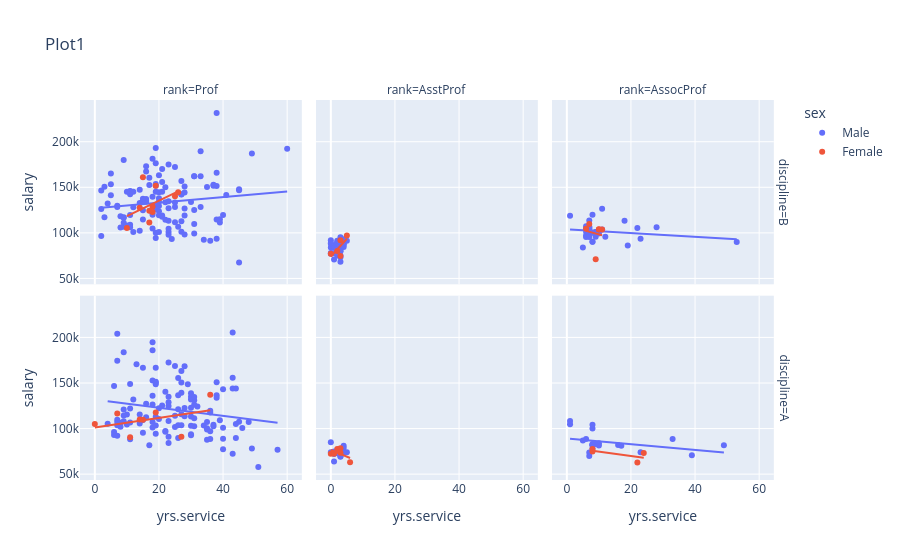

Notebook cell for this chart:
### Code cell
fig=px.scatter(
    data, x='yrs.service', y='salary', facet_col="rank", color='sex',trendline="ols", title='Plot1', facet_row='discipline')
fig.show()

### Figure 1 — Plotly figure (JSON) as saved in the notebook; plotly's stock layout.template omitted (floating-point values rounded to 4 significant figures)
{"data": [{"hovertemplate": "sex=Male<br>discipline=B<br>rank=Prof<br>yrs.service=%{x}<br>salary=%{y}<extra></extra>", "legendgroup": "Male", "marker": {"color": "#636efa", "symbol": "circle"}, "mode": "markers", "name": "Male", "orientation": "v", "showlegend": true, "type": "scatter", "x": [18, 16, 39, 41, 23, 45, 20, 18, 3, 20, 8, 4, 9, 21, 31, 2, 27, 38, 19, 15, 28, 28, 11, 9, 21, 31, 12, 31, 36, 2, 45, 19, 34, 23, 3, 19, 28, 16, 20, 14, 37, 25, 38, 20, 7, 14, 26, 25, 23, 5, 27, 28, 27, 12, 9, 21, 16, 19, 8, 16, 19, 18, 19, 24, 20, 25, 14, 11, 5, 22, 23, 30, 10, 19, 9, 22, 18, 33, 22, 40, 17, 17, 5, 2, 33, 18, 20, 39, 7, 19, 11, 11, 11, 21, 10, 20, 45, 16, 15, 23, 31, 15, 37, 23, 60, 9, 19, 38, 23, 12, 25, 15, 11, 38, 31, 35, 10, 27, 33, 28, 49, 38, 27, 20, 21], "xaxis": "x4", "y": [139750, 173200, 115000, 141500, 175000, 147765, 119250, 104800, 117150, 101000, 118223, 132261, 117256, 155750, 125196, 146500, 101299, 231545, 94384, 114778, 98193, 126621, 108875, 106639, 117704, 109785, 101000, 99418, 91412, 126320, 146856, 100131, 92391, 113398, 150480, 193000, 150743, 135585, 144640, 132825, 152708, 172272, 166024, 123683, 129676, 102235, 106689, 133217, 126933, 153303, 112696, 119015, 156938, 128148, 111168, 118971, 137167, 176500, 105890, 167284, 130664, 181257, 151575, 93164, 134185, 111751, 147349, 142467, 141136, 150000, 101000, 134000, 107500, 153750, 180000, 133700, 122100, 189409, 114500, 119700, 160400, 152500, 165000, 96545, 162200, 120000, 163200, 111350, 128400, 126200, 145350, 146000, 119500, 170000, 145200, 129600, 67559, 134550, 135027, 104428, 162221, 124714, 151650, 134778, 192253, 116518, 145098, 151445, 98053, 145000, 128464, 137317, 106231, 114596, 162150, 150376, 107986, 142023, 128250, 144309, 186960, 93519, 142500, 138000, 145028], "yaxis": "y4"}, {"hovertemplate": "<b>OLS trendline</b><br>salary = 307.693 * yrs.service + 126902<br>R<sup>2</sup>=0.016840<br><br>sex=Male<br>discipline=B<br>rank=Prof<br>yrs.service=%{x}<br>salary=%{y} <b>(trend)</b><extra></extra>", "legendgroup": "Male", "marker": {"color": "#636efa", "symbol": "circle"}, "mode": "lines", "name": "Male", "showlegend": false, "type": "scatter", "x": [2, 2, 2, 3, 3, 4, 5, 5, 5, 7, 7, 8, 8, 9, 9, 9, 9, 9, 10, 10, 10, 11, 11, 11, 11, 11, 11, 12, 12, 12, 14, 14, 14, 15, 15, 15, 15, 16, 16, 16, 16, 16, 17, 17, 18, 18, 18, 18, 18, 19, 19, 19, 19, 19, 19, 19, 19, 19, 20, 20, 20, 20, 20, 20, 20, 20, 21, 21, 21, 21, 21, 22, 22, 22, 23, 23, 23, 23, 23, 23, 23, 24, 25, 25, 25, 25, 26, 27, 27, 27, 27, 27, 28, 28, 28, 28, 28, 30, 31, 31, 31, 31, 31, 33, 33, 33, 34, 35, 36, 37, 37, 38, 38, 38, 38, 38, 39, 39, 40, 41, 45, 45, 45, 49, 60], "xaxis": "x4", "y": [127500.0, 127500.0, 127500.0, 127800.0, 127800.0, 128100.0, 128400.0, 128400.0, 128400.0, 129100.0, 129100.0, 129400.0, 129400.0, 129700.0, 129700.0, 129700.0, 129700.0, 129700.0, 130000.0, 130000.0, 130000.0, 130300.0, 130300.0, 130300.0, 130300.0, 130300.0, 130300.0, 130600.0, 130600.0, 130600.0, 131200.0, 131200.0, 131200.0, 131500.0, 131500.0, 131500.0, 131500.0, 131800.0, 131800.0, 131800.0, 131800.0, 131800.0, 132100.0, 132100.0, 132400.0, 132400.0, 132400.0, 132400.0, 132400.0, 132700.0, 132700.0, 132700.0, 132700.0, 132700.0, 132700.0, 132700.0, 132700.0, 132700.0, 133100.0, 133100.0, 133100.0, 133100.0, 133100.0, 133100.0, 133100.0, 133100.0, 133400.0, 133400.0, 133400.0, 133400.0, 133400.0, 133700.0, 133700.0, 133700.0, 134000.0, 134000.0, 134000.0, 134000.0, 134000.0, 134000.0, 134000.0, 134300.0, 134600.0, 134600.0, 134600.0, 134600.0, 134900.0, 135200.0, 135200.0, 135200.0, 135200.0, 135200.0, 135500.0, 135500.0, 135500.0, 135500.0, 135500.0, 136100.0, 136400.0, 136400.0, 136400.0, 136400.0, 136400.0, 137100.0, 137100.0, 137100.0, 137400.0, 137700.0, 138000.0, 138300.0, 138300.0, 138600.0, 138600.0, 138600.0, 138600.0, 138600.0, 138900.0, 138900.0, 139200.0, 139500.0, 140700.0, 140700.0, 140700.0, 142000.0, 145400.0], "yaxis": "y4"}, {"hovertemplate": "sex=Male<br>discipline=B<br>rank=AsstProf<br>yrs.service=%{x}<br>salary=%{y}<extra></extra>", "legendgroup": "Male", "marker": {"color": "#636efa", "symbol": "circle"}, "mode": "markers", "name": "Male", "orientation": "v", "showlegend": false, "type": "scatter", "x": [3, 2, 1, 0, 3, 0, 2, 2, 4, 1, 3, 2, 3, 3, 1, 2, 2, 2, 0, 3, 4, 3, 4, 0, 0, 2, 3, 0, 5, 4, 4, 4, 2, 3, 3, 4, 3, 1], "xaxis": "x5", "y": [79750, 79800, 77700, 78000, 82379, 77000, 79916, 80225, 86373, 70768, 75044, 75243, 68404, 73266, 86100, 84240, 88825, 88400, 84000, 89942, 92000, 95079, 92000, 92000, 88000, 89516, 89942, 88795, 91227, 92700, 92000, 92700, 91300, 91000, 84716, 84500, 80139, 83600], "yaxis": "y5"}, {"hovertemplate": "<b>OLS trendline</b><br>salary = 1362.2 * yrs.service + 81492.5<br>R<sup>2</sup>=0.076058<br><br>sex=Male<br>discipline=B<br>rank=AsstProf<br>yrs.service=%{x}<br>salary=%{y} <b>(trend)</b><extra></extra>", "legendgroup": "Male", "marker": {"color": "#636efa", "symbol": "circle"}, "mode": "lines", "name": "Male", "showlegend": false, "type": "scatter", "x": [0, 0, 0, 0, 0, 0, 1, 1, 1, 1, 2, 2, 2, 2, 2, 2, 2, 2, 2, 3, 3, 3, 3, 3, 3, 3, 3, 3, 3, 3, 4, 4, 4, 4, 4, 4, 4, 5], "xaxis": "x5", "y": [81490.0, 81490.0, 81490.0, 81490.0, 81490.0, 81490.0, 82850.0, 82850.0, 82850.0, 82850.0, 84220.0, 84220.0, 84220.0, 84220.0, 84220.0, 84220.0, 84220.0, 84220.0, 84220.0, 85580.0, 85580.0, 85580.0, 85580.0, 85580.0, 85580.0, 85580.0, 85580.0, 85580.0, 85580.0, 85580.0, 86940.0, 86940.0, 86940.0, 86940.0, 86940.0, 86940.0, 86940.0, 88300.0], "yaxis": "y5"}, {"hovertemplate": "sex=Male<br>discipline=B<br>rank=AssocProf<br>yrs.service=%{x}<br>salary=%{y}<extra></extra>", "legendgroup": "Male", "marker": {"color": "#636efa", "symbol": "circle"}, "mode": "markers", "name": "Male", "orientation": "v", "showlegend": false, "type": "scatter", "x": [6, 8, 9, 23, 11, 5, 8, 9, 8, 8, 7, 7, 7, 12, 18, 6, 7, 6, 6, 7, 9, 8, 28, 19, 53, 7, 1, 22, 6, 9, 11, 10], "xaxis": "x6", "y": [97000, 119800, 100938, 93418, 103760, 83900, 90215, 100135, 90304, 100522, 107008, 105128, 105631, 95611, 113341, 95408, 98510, 101210, 105000, 95436, 100944, 100000, 106300, 86250, 90000, 113600, 118700, 105350, 107150, 95642, 126431, 99247], "yaxis": "y6"}, {"hovertemplate": "<b>OLS trendline</b><br>salary = -205.798 * yrs.service + 103943<br>R<sup>2</sup>=0.042158<br><br>sex=Male<br>discipline=B<br>rank=AssocProf<br>yrs.service=%{x}<br>salary=%{y} <b>(trend)</b><extra></extra>", "legendgroup": "Male", "marker": {"color": "#636efa", "symbol": "circle"}, "mode": "lines", "name": "Male", "showlegend": false, "type": "scatter", "x": [1, 5, 6, 6, 6, 6, 6, 7, 7, 7, 7, 7, 7, 8, 8, 8, 8, 8, 9, 9, 9, 9, 10, 11, 11, 12, 18, 19, 22, 23, 28, 53], "xaxis": "x6", "y": [103700.0, 102900.0, 102700.0, 102700.0, 102700.0, 102700.0, 102700.0, 102500.0, 102500.0, 102500.0, 102500.0, 102500.0, 102500.0, 102300.0, 102300.0, 102300.0, 102300.0, 102300.0, 102100.0, 102100.0, 102100.0, 102100.0, 101900.0, 101700.0, 101700.0, 101500.0, 100200.0, 100000.0, 99420.0, 99210.0, 98180.0, 93040.0], "yaxis": "y6"}, {"hovertemplate": "sex=Male<br>discipline=A<br>rank=Prof<br>yrs.service=%{x}<br>salary=%{y}<extra></extra>", "legendgroup": "Male", "marker": {"color": "#636efa", "symbol": "circle"}, "mode": "markers", "name": "Male", "orientation": "v", "showlegend": false, "type": "scatter", "x": [34, 23, 26, 31, 30, 19, 8, 23, 28, 31, 16, 37, 9, 29, 36, 14, 32, 22, 22, 49, 26, 30, 57, 25, 18, 14, 14, 18, 11, 35, 20, 11, 38, 19, 17, 25, 40, 6, 30, 37, 23, 23, 23, 18, 23, 7, 39, 8, 12, 22, 30, 45, 26, 31, 35, 30, 43, 10, 44, 7, 40, 18, 6, 48, 27, 18, 46, 38, 27, 51, 43, 27, 27, 7, 28, 9, 7, 36, 18, 11, 43, 36, 16, 13, 4, 44, 31, 28, 15, 7, 9, 19, 35, 6, 40, 35, 11, 30, 43, 40, 10, 30, 31, 20, 7, 26, 19, 26, 38, 23, 44, 21, 9, 27, 15, 36, 18, 19, 19, 30, 19, 25, 15], "xaxis": "x", "y": [103450, 124750, 89565, 102580, 93904, 113068, 106294, 134885, 113543, 131205, 112429, 104279, 120806, 148500, 117515, 115313, 124309, 97262, 96614, 78162, 155500, 113278, 76840, 168635, 136000, 108262, 105668, 152664, 106608, 87800, 122400, 88175, 133900, 148750, 81700, 114000, 77202, 96200, 122875, 102600, 108200, 84273, 91100, 101100, 128800, 204000, 109000, 102000, 132000, 140300, 92550, 107550, 121200, 126000, 99000, 134800, 143940, 104350, 89650, 103700, 143250, 194800, 93000, 107200, 163200, 107100, 100600, 136500, 103600, 57800, 155865, 115800, 150500, 174500, 168500, 183800, 107300, 97150, 126300, 148800, 72300, 88600, 127100, 170500, 105260, 144050, 111350, 122500, 166800, 92050, 108100, 94350, 100351, 146800, 88709, 107309, 121946, 138771, 205500, 101036, 115435, 131950, 134690, 110515, 109707, 136660, 103275, 103649, 150680, 172505, 105000, 125192, 114330, 139219, 109305, 119450, 186023, 166605, 151292, 103106, 150564, 101738, 95329], "yaxis": "y"}, {"hovertemplate": "<b>OLS trendline</b><br>salary = -441.084 * yrs.service + 131639<br>R<sup>2</sup>=0.034543<br><br>sex=Male<br>discipline=A<br>rank=Prof<br>yrs.service=%{x}<br>salary=%{y} <b>(trend)</b><extra></extra>", "legendgroup": "Male", "marker": {"color": "#636efa", "symbol": "circle"}, "mode": "lines", "name": "Male", "showlegend": false, "type": "scatter", "x": [4, 6, 6, 6, 7, 7, 7, 7, 7, 7, 8, 8, 9, 9, 9, 9, 10, 10, 11, 11, 11, 11, 12, 13, 14, 14, 14, 15, 15, 15, 16, 16, 17, 18, 18, 18, 18, 18, 18, 18, 19, 19, 19, 19, 19, 19, 19, 20, 20, 21, 22, 22, 22, 23, 23, 23, 23, 23, 23, 23, 25, 25, 25, 26, 26, 26, 26, 26, 27, 27, 27, 27, 27, 28, 28, 28, 29, 30, 30, 30, 30, 30, 30, 30, 30, 31, 31, 31, 31, 31, 32, 34, 35, 35, 35, 35, 36, 36, 36, 36, 37, 37, 38, 38, 38, 39, 40, 40, 40, 40, 43, 43, 43, 43, 44, 44, 44, 45, 46, 48, 49, 51, 57], "xaxis": "x", "y": [129900.0, 129000.0, 129000.0, 129000.0, 128600.0, 128600.0, 128600.0, 128600.0, 128600.0, 128600.0, 128100.0, 128100.0, 127700.0, 127700.0, 127700.0, 127700.0, 127200.0, 127200.0, 126800.0, 126800.0, 126800.0, 126800.0, 126300.0, 125900.0, 125500.0, 125500.0, 125500.0, 125000.0, 125000.0, 125000.0, 124600.0, 124600.0, 124100.0, 123700.0, 123700.0, 123700.0, 123700.0, 123700.0, 123700.0, 123700.0, 123300.0, 123300.0, 123300.0, 123300.0, 123300.0, 123300.0, 123300.0, 122800.0, 122800.0, 122400.0, 121900.0, 121900.0, 121900.0, 121500.0, 121500.0, 121500.0, 121500.0, 121500.0, 121500.0, 121500.0, 120600.0, 120600.0, 120600.0, 120200.0, 120200.0, 120200.0, 120200.0, 120200.0, 119700.0, 119700.0, 119700.0, 119700.0, 119700.0, 119300.0, 119300.0, 119300.0, 118800.0, 118400.0, 118400.0, 118400.0, 118400.0, 118400.0, 118400.0, 118400.0, 118400.0, 118000.0, 118000.0, 118000.0, 118000.0, 118000.0, 117500.0, 116600.0, 116200.0, 116200.0, 116200.0, 116200.0, 115800.0, 115800.0, 115800.0, 115800.0, 115300.0, 115300.0, 114900.0, 114900.0, 114900.0, 114400.0, 114000.0, 114000.0, 114000.0, 114000.0, 112700.0, 112700.0, 112700.0, 112700.0, 112200.0, 112200.0, 112200.0, 111800.0, 111300.0, 110500.0, 110000.0, 109100.0, 106500.0], "yaxis": "y"}, {"hovertemplate": "sex=Male<br>discipline=A<br>rank=AsstProf<br>yrs.service=%{x}<br>salary=%{y}<extra></extra>", "legendgroup": "Male", "marker": {"color": "#636efa", "symbol": "circle"}, "mode": "markers", "name": "Male", "orientation": "v", "showlegend": false, "type": "scatter", "x": [1, 1, 2, 1, 3, 3, 3, 1, 4, 0, 5, 4, 0, 4, 1, 3, 3, 4], "xaxis": "x2", "y": [72500, 72500, 73000, 63900, 69700, 69200, 73800, 73000, 74000, 85000, 74000, 74500, 74000, 78785, 74856, 77081, 75996, 81035], "yaxis": "y2"}, {"hovertemplate": "<b>OLS trendline</b><br>salary = 242.658 * yrs.service + 73689.9<br>R<sup>2</sup>=0.006650<br><br>sex=Male<br>discipline=A<br>rank=AsstProf<br>yrs.service=%{x}<br>salary=%{y} <b>(trend)</b><extra></extra>", "legendgroup": "Male", "marker": {"color": "#636efa", "symbol": "circle"}, "mode": "lines", "name": "Male", "showlegend": false, "type": "scatter", "x": [0, 0, 1, 1, 1, 1, 1, 2, 3, 3, 3, 3, 3, 4, 4, 4, 4, 5], "xaxis": "x2", "y": [73690.0, 73690.0, 73930.0, 73930.0, 73930.0, 73930.0, 73930.0, 74180.0, 74420.0, 74420.0, 74420.0, 74420.0, 74420.0, 74660.0, 74660.0, 74660.0, 74660.0, 74900.0], "yaxis": "y2"}, {"hovertemplate": "sex=Male<br>discipline=A<br>rank=AssocProf<br>yrs.service=%{x}<br>salary=%{y}<extra></extra>", "legendgroup": "Male", "marker": {"color": "#636efa", "symbol": "circle"}, "mode": "markers", "name": "Male", "orientation": "v", "showlegend": false, "type": "scatter", "x": [10, 8, 8, 8, 16, 9, 7, 8, 10, 7, 8, 23, 33, 6, 49, 1, 39, 17, 1, 8, 8, 5], "xaxis": "x3", "y": [83850, 82099, 82600, 81500, 82100, 83001, 73877, 100102, 81500, 70000, 83000, 74000, 88600, 88650, 81800, 104800, 70700, 81285, 108413, 78182, 104121, 86895], "yaxis": "y3"}, {"hovertemplate": "<b>OLS trendline</b><br>salary = -318.477 * yrs.service + 89232.5<br>R<sup>2</sup>=0.136329<br><br>sex=Male<br>discipline=A<br>rank=AssocProf<br>yrs.service=%{x}<br>salary=%{y} <b>(trend)</b><extra></extra>", "legendgroup": "Male", "marker": {"color": "#636efa", "symbol": "circle"}, "mode": "lines", "name": "Male", "showlegend": false, "type": "scatter", "x": [1, 1, 5, 6, 7, 7, 8, 8, 8, 8, 8, 8, 8, 9, 10, 10, 16, 17, 23, 33, 39, 49], "xaxis": "x3", "y": [88910.0, 88910.0, 87640.0, 87320.0, 87000.0, 87000.0, 86680.0, 86680.0, 86680.0, 86680.0, 86680.0, 86680.0, 86680.0, 86370.0, 86050.0, 86050.0, 84140.0, 83820.0, 81910.0, 78720.0, 76810.0, 73630.0], "yaxis": "y3"}, {"hovertemplate": "sex=Female<br>discipline=B<br>rank=Prof<br>yrs.service=%{x}<br>salary=%{y}<extra></extra>", "legendgroup": "Female", "marker": {"color": "#EF553B", "symbol": "circle"}, "mode": "markers", "name": "Female", "orientation": "v", "showlegend": true, "type": "scatter", "x": [18, 19, 25, 17, 18, 14, 26, 15, 10, 17], "xaxis": "x4", "y": [129000, 151768, 140096, 111512, 122960, 127512, 144651, 161101, 105450, 124312], "yaxis": "y4"}, {"hovertemplate": "<b>OLS trendline</b><br>salary = 1701.85 * yrs.service + 101373<br>R<sup>2</sup>=0.215206<br><br>sex=Female<br>discipline=B<br>rank=Prof<br>yrs.service=%{x}<br>salary=%{y} <b>(trend)</b><extra></extra>", "legendgroup": "Female", "marker": {"color": "#EF553B", "symbol": "circle"}, "mode": "lines", "name": "Female", "showlegend": false, "type": "scatter", "x": [10, 14, 15, 17, 17, 18, 18, 19, 25, 26], "xaxis": "x4", "y": [118400.0, 125200.0, 126900.0, 130300.0, 130300.0, 132000.0, 132000.0, 133700.0, 143900.0, 145600.0], "yaxis": "y4"}, {"hovertemplate": "sex=Female<br>discipline=B<br>rank=AsstProf<br>yrs.service=%{x}<br>salary=%{y}<extra></extra>", "legendgroup": "Female", "marker": {"color": "#EF553B", "symbol": "circle"}, "mode": "markers", "name": "Female", "orientation": "v", "showlegend": false, "type": "scatter", "x": [2, 0, 3, 5, 3], "xaxis": "x5", "y": [80225, 77000, 74692, 97032, 92000], "yaxis": "y5"}, {"hovertemplate": "<b>OLS trendline</b><br>salary = 3880.2 * yrs.service + 74101.3<br>R<sup>2</sup>=0.518165<br><br>sex=Female<br>discipline=B<br>rank=AsstProf<br>yrs.service=%{x}<br>salary=%{y} <b>(trend)</b><extra></extra>", "legendgroup": "Female", "marker": {"color": "#EF553B", "symbol": "circle"}, "mode": "lines", "name": "Female", "showlegend": false, "type": "scatter", "x": [0, 2, 3, 3, 5], "xaxis": "x5", "y": [74100.0, 81860.0, 85740.0, 85740.0, 93500.0], "yaxis": "y5"}, {"hovertemplate": "sex=Female<br>discipline=B<br>rank=AssocProf<br>yrs.service=%{x}<br>salary=%{y}<extra></extra>", "legendgroup": "Female", "marker": {"color": "#EF553B", "symbol": "circle"}, "mode": "markers", "name": "Female", "orientation": "v", "showlegend": false, "type": "scatter", "x": [11, 10, 10, 7, 9, 6], "xaxis": "x6", "y": [103613, 103994, 103750, 109650, 71065, 104542], "yaxis": "y6"}, {"hovertemplate": "<b>OLS trendline</b><br>salary = -983.381 * yrs.service + 108122<br>R<sup>2</sup>=0.018357<br><br>sex=Female<br>discipline=B<br>rank=AssocProf<br>yrs.service=%{x}<br>salary=%{y} <b>(trend)</b><extra></extra>", "legendgroup": "Female", "marker": {"color": "#EF553B", "symbol": "circle"}, "mode": "lines", "name": "Female", "showlegend": false, "type": "scatter", "x": [6, 7, 9, 10, 10, 11], "xaxis": "x6", "y": [102200.0, 101200.0, 99270.0, 98290.0, 98290.0, 97310.0], "yaxis": "y6"}, {"hovertemplate": "sex=Female<br>discipline=A<br>rank=Prof<br>yrs.service=%{x}<br>salary=%{y}<extra></extra>", "legendgroup": "Female", "marker": {"color": "#EF553B", "symbol": "circle"}, "mode": "markers", "name": "Female", "orientation": "v", "showlegend": false, "type": "scatter", "x": [36, 0, 27, 19, 11, 7, 14, 15], "xaxis": "x", "y": [137000, 105000, 91000, 117555, 90450, 116450, 109954, 109646], "yaxis": "y"}, {"hovertemplate": "<b>OLS trendline</b><br>salary = 528.701 * yrs.service + 101107<br>R<sup>2</sup>=0.157185<br><br>sex=Female<br>discipline=A<br>rank=Prof<br>yrs.service=%{x}<br>salary=%{y} <b>(trend)</b><extra></extra>", "legendgroup": "Female", "marker": {"color": "#EF553B", "symbol": "circle"}, "mode": "lines", "name": "Female", "showlegend": false, "type": "scatter", "x": [0, 7, 11, 14, 15, 19, 27, 36], "xaxis": "x", "y": [101100.0, 104800.0, 106900.0, 108500.0, 109000.0, 111200.0, 115400.0, 120100.0], "yaxis": "y"}, {"hovertemplate": "sex=Female<br>discipline=A<br>rank=AsstProf<br>yrs.service=%{x}<br>salary=%{y}<extra></extra>", "legendgroup": "Female", "marker": {"color": "#EF553B", "symbol": "circle"}, "mode": "markers", "name": "Female", "orientation": "v", "showlegend": false, "type": "scatter", "x": [3, 0, 1, 6, 2, 3], "xaxis": "x2", "y": [73500, 72500, 72500, 63100, 77500, 78500], "yaxis": "y2"}, {"hovertemplate": "<b>OLS trendline</b><br>salary = -1483.72 * yrs.service + 76642.6<br>R<sup>2</sup>=0.317159<br><br>sex=Female<br>discipline=A<br>rank=AsstProf<br>yrs.service=%{x}<br>salary=%{y} <b>(trend)</b><extra></extra>", "legendgroup": "Female", "marker": {"color": "#EF553B", "symbol": "circle"}, "mode": "lines", "name": "Female", "showlegend": false, "type": "scatter", "x": [0, 1, 2, 3, 3, 6], "xaxis": "x2", "y": [76640.0, 75160.0, 73680.0, 72190.0, 72190.0, 67740.0], "yaxis": "y2"}, {"hovertemplate": "sex=Female<br>discipline=A<br>rank=AssocProf<br>yrs.service=%{x}<br>salary=%{y}<extra></extra>", "legendgroup": "Female", "marker": {"color": "#EF553B", "symbol": "circle"}, "mode": "markers", "name": "Female", "orientation": "v", "showlegend": false, "type": "scatter", "x": [8, 22, 8, 24], "xaxis": "x3", "y": [74830, 62884, 77500, 73300], "yaxis": "y3"}, {"hovertemplate": "<b>OLS trendline</b><br>salary = -487.573 * yrs.service + 79685.9<br>R<sup>2</sup>=0.438788<br><br>sex=Female<br>discipline=A<br>rank=AssocProf<br>yrs.service=%{x}<br>salary=%{y} <b>(trend)</b><extra></extra>", "legendgroup": "Female", "marker": {"color": "#EF553B", "symbol": "circle"}, "mode": "lines", "name": "Female", "showlegend": false, "type": "scatter", "x": [8, 8, 22, 24], "xaxis": "x3", "y": [75790.0, 75790.0, 68960.0, 67980.0], "yaxis": "y3"}], "layout": {"annotations": [{"font": {}, "showarrow": false, "text": "rank=Prof", "x": 0.1567, "xanchor": "center", "xref": "paper", "y": 1, "yanchor": "bottom", "yref": "paper"}, {"font": {}, "showarrow": false, "text": "rank=AsstProf", "x": 0.49, "xanchor": "center", "xref": "paper", "y": 1, "yanchor": "bottom", "yref": "paper"}, {"font": {}, "showarrow": false, "text": "rank=AssocProf", "x": 0.8233, "xanchor": "center", "xref": "paper", "y": 1, "yanchor": "bottom", "yref": "paper"}, {"font": {}, "showarrow": false, "text": "discipline=A", "textangle": 90, "x": 0.98, "xanchor": "left", "xref": "paper", "y": 0.2425, "yanchor": "middle", "yref": "paper"}, {"font": {}, "showarrow": false, "text": "discipline=B", "textangle": 90, "x": 0.98, "xanchor": "left", "xref": "paper", "y": 0.7575, "yanchor": "middle", "yref": "paper"}], "legend": {"title": {"text": "sex"}, "tracegroupgap": 0}, "title": {"text": "Plot1"}, "xaxis": {"anchor": "y", "domain": [0, 0.3133], "title": {"text": "yrs.service"}}, "xaxis2": {"anchor": "y2", "domain": [0.3333, 0.6467], "matches": "x", "title": {"text": "yrs.service"}}, "xaxis3": {"anchor": "y3", "domain": [0.6667, 0.98], "matches": "x", "title": {"text": "yrs.service"}}, "xaxis4": {"anchor": "y4", "domain": [0, 0.3133], "matches": "x", "showticklabels": false}, "xaxis5": {"anchor": "y5", "domain": [0.3333, 0.6467], "matches": "x", "showticklabels": false}, "xaxis6": {"anchor": "y6", "domain": [0.6667, 0.98], "matches": "x", "showticklabels": false}, "yaxis": {"anchor": "x", "domain": [0, 0.485], "title": {"text": "salary"}}, "yaxis2": {"anchor": "x2", "domain": [0, 0.485], "matches": "y", "showticklabels": false}, "yaxis3": {"anchor": "x3", "domain": [0, 0.485], "matches": "y", "showticklabels": false}, "yaxis4": {"anchor": "x4", "domain": [0.515, 1], "matches": "y", "title": {"text": "salary"}}, "yaxis5": {"anchor": "x5", "domain": [0.515, 1], "matches": "y", "showticklabels": false}, "yaxis6": {"anchor": "x6", "domain": [0.515, 1], "matches": "y", "showticklabels": false}}}
